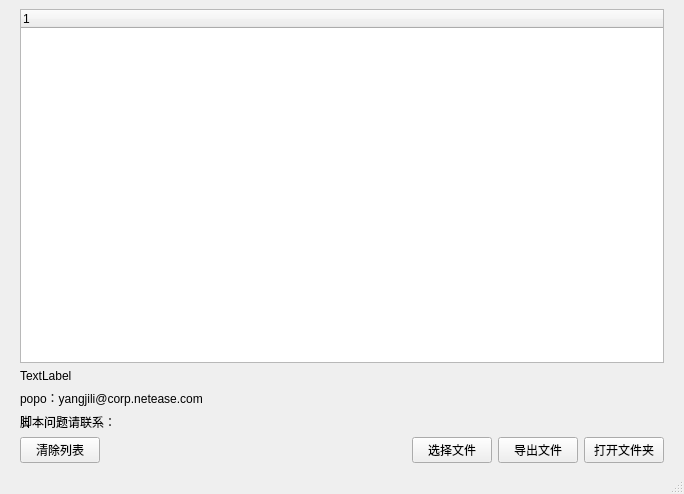
<?xml version="1.0" encoding="UTF-8"?>
<ui version="4.0">
 <class>MainWindow</class>
 <widget class="QMainWindow" name="MainWindow">
  <property name="geometry">
   <rect>
    <x>0</x>
    <y>0</y>
    <width>684</width>
    <height>494</height>
   </rect>
  </property>
  <property name="acceptDrops">
   <bool>true</bool>
  </property>
  <property name="windowTitle">
   <string>MainWindow</string>
  </property>
  <widget class="QWidget" name="centralwidget">
   <property name="acceptDrops">
    <bool>false</bool>
   </property>
   <layout class="QVBoxLayout" name="verticalLayout_2" stretch="0,0,0,0">
    <property name="sizeConstraint">
     <enum>QLayout::SetDefaultConstraint</enum>
    </property>
    <property name="leftMargin">
     <number>20</number>
    </property>
    <property name="rightMargin">
     <number>20</number>
    </property>
    <item>
     <layout class="QVBoxLayout" name="verticalLayout">
      <property name="sizeConstraint">
       <enum>QLayout::SetFixedSize</enum>
      </property>
      <item>
       <widget class="QTreeWidget" name="treeWidget">
        <property name="acceptDrops">
         <bool>true</bool>
        </property>
        <column>
         <property name="text">
          <string notr="true">1</string>
         </property>
        </column>
       </widget>
      </item>
      <item>
       <widget class="QLabel" name="label">
        <property name="text">
         <string>TextLabel</string>
        </property>
       </widget>
      </item>
     </layout>
    </item>
    <item>
     <widget class="QLabel" name="label_3">
      <property name="text">
       <string>popo：yangjili@corp.netease.com</string>
      </property>
     </widget>
    </item>
    <item>
     <widget class="QLabel" name="label_2">
      <property name="text">
       <string>脚本问题请联系：</string>
      </property>
     </widget>
    </item>
    <item>
     <layout class="QHBoxLayout" name="horizontalLayout">
      <item>
       <widget class="QPushButton" name="bt_clearFiles">
        <property name="text">
         <string>清除列表</string>
        </property>
       </widget>
      </item>
      <item>
       <spacer name="horizontalSpacer">
        <property name="orientation">
         <enum>Qt::Horizontal</enum>
        </property>
        <property name="sizeHint" stdset="0">
         <size>
          <width>40</width>
          <height>20</height>
         </size>
        </property>
       </spacer>
      </item>
      <item>
       <widget class="QPushButton" name="bt_selectFiles">
        <property name="text">
         <string>选择文件</string>
        </property>
       </widget>
      </item>
      <item>
       <widget class="QPushButton" name="bt_exportFlies">
        <property name="text">
         <string>导出文件</string>
        </property>
       </widget>
      </item>
      <item>
       <widget class="QPushButton" name="bt_openFolder">
        <property name="text">
         <string>打开文件夹</string>
        </property>
       </widget>
      </item>
     </layout>
    </item>
   </layout>
  </widget>
  <widget class="QMenuBar" name="menubar">
   <property name="geometry">
    <rect>
     <x>0</x>
     <y>0</y>
     <width>684</width>
     <height>23</height>
    </rect>
   </property>
  </widget>
  <widget class="QStatusBar" name="statusbar"/>
 </widget>
 <resources/>
 <connections/>
</ui>
